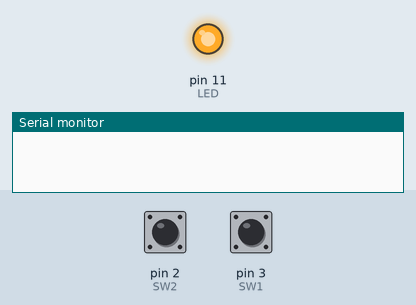
Bench run of a sketch on a simulated Arduino Uno, built with avr-gcc and run on an emulated ATmega328P. On the bench: output pins drawn as LEDs (lit = HIGH), the last lines printed to the serial monitor. The inputs (shaded band) are chosen by the test bench; at power-on: pin 2 (SW2) HIGH, pin 3 (SW1) HIGH.

Above: at 1.2 s.
1.3 s: pin 2 (SW2) pulled LOW for 1 s
At 2.6 s:
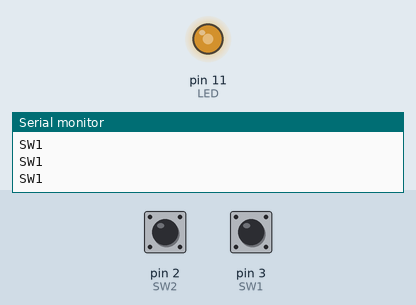
3.8 s: pin 2 (SW2) pulled LOW for 3.2 s
At 6.5 s:
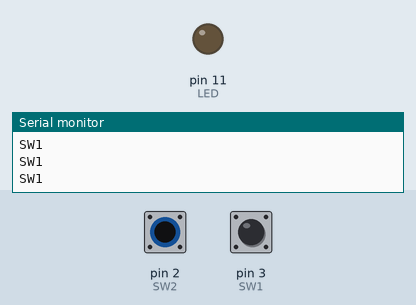
8.5 s: pin 3 (SW1) pulled LOW for 3.2 s
At 9.56 s:
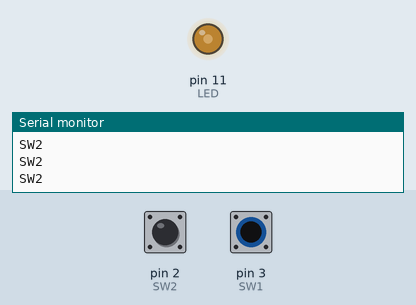
Timing chart, 0 to 12.6 s (numbered marks = the images above; inputs shaded):
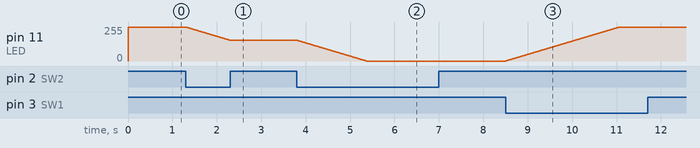

Measured:
- after the input at 1.3 s, pin 11 (LED): moves from 255/255 to 156/255 over 0.99 s, starting at once
- after the input at 3.8 s, pin 11 (LED): moves from 156/255 to 0/255 over 1.6 s, starting at once
- after the input at 8.5 s, pin 11 (LED): moves from 0/255 to 255/255 over 2.6 s, starting at once

The sketch:

ledDimmer.ino
```cpp
// LED Dimmer

int brightness = 255;
int SW1 = 3;
int SW2 = 2;
int LED = 11;

void setup(){
  Serial.begin(9600);
  pinMode(SW1, INPUT);
  digitalWrite(SW1, HIGH);
  pinMode(SW2, INPUT);
  digitalWrite(SW2, HIGH);
}

void loop(){
  if(!digitalRead(SW1)&&digitalRead(SW2)){
    Serial.println("SW2");
    if(brightness<255)brightness++;
  }
  else if(digitalRead(SW1)&&!digitalRead(SW2)){
    Serial.println("SW1");
    if(brightness>0)brightness--;
  }
  analogWrite(LED, brightness);
  delay(10);
}
```
